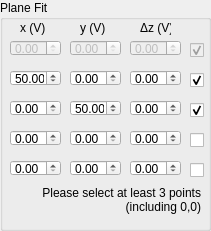
    <widget class="QGroupBox" name="groupBox">
     <property name="geometry">
      <rect>
       <x>980</x>
       <y>10</y>
       <width>211</width>
       <height>231</height>
      </rect>
     </property>
     <property name="title">
      <string>Plane Fit</string>
     </property>
     <widget class="QDoubleSpinBox" name="doubleSpinBox_plane_fit_y">
      <property name="enabled">
       <bool>false</bool>
      </property>
      <property name="geometry">
       <rect>
        <x>70</x>
        <y>40</y>
        <width>51</width>
        <height>16</height>
       </rect>
      </property>
      <property name="keyboardTracking">
       <bool>false</bool>
      </property>
      <property name="minimum">
       <double>0.000000000000000</double>
      </property>
      <property name="maximum">
       <double>99.989999999999995</double>
      </property>
     </widget>
     <widget class="QDoubleSpinBox" name="doubleSpinBox_plane_fit_delta_z">
      <property name="enabled">
       <bool>false</bool>
      </property>
      <property name="geometry">
       <rect>
        <x>130</x>
        <y>40</y>
        <width>51</width>
        <height>16</height>
       </rect>
      </property>
      <property name="keyboardTracking">
       <bool>false</bool>
      </property>
      <property name="minimum">
       <double>-10.000000000000000</double>
      </property>
      <property name="maximum">
       <double>10.000000000000000</double>
      </property>
     </widget>
     <widget class="QDoubleSpinBox" name="doubleSpinBox_plane_fit_x">
      <property name="enabled">
       <bool>false</bool>
      </property>
      <property name="geometry">
       <rect>
        <x>10</x>
        <y>40</y>
        <width>51</width>
        <height>16</height>
       </rect>
      </property>
      <property name="keyboardTracking">
       <bool>false</bool>
      </property>
      <property name="minimum">
       <double>0.000000000000000</double>
      </property>
      <property name="maximum">
       <double>99.989999999999995</double>
      </property>
     </widget>
     <widget class="QLabel" name="label_plane_fit_x">
      <property name="geometry">
       <rect>
        <x>20</x>
        <y>20</y>
        <width>31</width>
        <height>16</height>
       </rect>
      </property>
      <property name="text">
       <string>x (V)</string>
      </property>
     </widget>
     <widget class="QLabel" name="label_plane_fit_y">
      <property name="geometry">
       <rect>
        <x>80</x>
        <y>20</y>
        <width>31</width>
        <height>16</height>
       </rect>
      </property>
      <property name="text">
       <string>y (V)</string>
      </property>
     </widget>
     <widget class="QLabel" name="label_plane_fit_z_delta">
      <property name="geometry">
       <rect>
        <x>140</x>
        <y>20</y>
        <width>31</width>
        <height>16</height>
       </rect>
      </property>
      <property name="text">
       <string>Δz (V)</string>
      </property>
     </widget>
     <widget class="QDoubleSpinBox" name="doubleSpinBox_plane_fit_delta_z_2">
      <property name="geometry">
       <rect>
        <x>130</x>
        <y>70</y>
        <width>51</width>
        <height>16</height>
       </rect>
      </property>
      <property name="keyboardTracking">
       <bool>false</bool>
      </property>
      <property name="minimum">
       <double>-10.000000000000000</double>
      </property>
      <property name="maximum">
       <double>10.000000000000000</double>
      </property>
     </widget>
     <widget class="QDoubleSpinBox" name="doubleSpinBox_plane_fit_x_2">
      <property name="geometry">
       <rect>
        <x>10</x>
        <y>70</y>
        <width>51</width>
        <height>16</height>
       </rect>
      </property>
      <property name="keyboardTracking">
       <bool>false</bool>
      </property>
      <property name="minimum">
       <double>0.000000000000000</double>
      </property>
      <property name="maximum">
       <double>99.989999999999995</double>
      </property>
      <property name="value">
       <double>50.000000000000000</double>
      </property>
     </widget>
     <widget class="QDoubleSpinBox" name="doubleSpinBox_plane_fit_y_2">
      <property name="geometry">
       <rect>
        <x>70</x>
        <y>70</y>
        <width>51</width>
        <height>16</height>
       </rect>
      </property>
      <property name="keyboardTracking">
       <bool>false</bool>
      </property>
      <property name="minimum">
       <double>0.000000000000000</double>
      </property>
      <property name="maximum">
       <double>99.989999999999995</double>
      </property>
     </widget>
     <widget class="QDoubleSpinBox" name="doubleSpinBox_plane_fit_delta_z_3">
      <property name="geometry">
       <rect>
        <x>130</x>
        <y>100</y>
        <width>51</width>
        <height>16</height>
       </rect>
      </property>
      <property name="keyboardTracking">
       <bool>false</bool>
      </property>
      <property name="minimum">
       <double>-10.000000000000000</double>
      </property>
      <property name="maximum">
       <double>10.000000000000000</double>
      </property>
     </widget>
     <widget class="QDoubleSpinBox" name="doubleSpinBox_plane_fit_x_3">
      <property name="geometry">
       <rect>
        <x>10</x>
        <y>100</y>
        <width>51</width>
        <height>16</height>
       </rect>
      </property>
      <property name="keyboardTracking">
       <bool>false</bool>
      </property>
      <property name="minimum">
       <double>0.000000000000000</double>
      </property>
      <property name="maximum">
       <double>99.989999999999995</double>
      </property>
     </widget>
     <widget class="QDoubleSpinBox" name="doubleSpinBox_plane_fit_y_3">
      <property name="geometry">
       <rect>
        <x>70</x>
        <y>100</y>
        <width>51</width>
        <height>16</height>
       </rect>
      </property>
      <property name="keyboardTracking">
       <bool>false</bool>
      </property>
      <property name="minimum">
       <double>0.000000000000000</double>
      </property>
      <property name="maximum">
       <double>99.989999999999995</double>
      </property>
      <property name="value">
       <double>50.000000000000000</double>
      </property>
     </widget>
     <widget class="QDoubleSpinBox" name="doubleSpinBox_plane_fit_delta_z_4">
      <property name="geometry">
       <rect>
        <x>130</x>
        <y>130</y>
        <width>51</width>
        <height>16</height>
       </rect>
      </property>
      <property name="keyboardTracking">
       <bool>false</bool>
      </property>
      <property name="minimum">
       <double>-10.000000000000000</double>
      </property>
      <property name="maximum">
       <double>10.000000000000000</double>
      </property>
     </widget>
     <widget class="QDoubleSpinBox" name="doubleSpinBox_plane_fit_x_4">
      <property name="geometry">
       <rect>
        <x>10</x>
        <y>130</y>
        <width>51</width>
        <height>16</height>
       </rect>
      </property>
      <property name="keyboardTracking">
       <bool>false</bool>
      </property>
      <property name="minimum">
       <double>0.000000000000000</double>
      </property>
      <property name="maximum">
       <double>99.989999999999995</double>
      </property>
     </widget>
     <widget class="QDoubleSpinBox" name="doubleSpinBox_plane_fit_y_4">
      <property name="geometry">
       <rect>
        <x>70</x>
        <y>130</y>
        <width>51</width>
        <height>16</height>
       </rect>
      </property>
      <property name="keyboardTracking">
       <bool>false</bool>
      </property>
      <property name="minimum">
       <double>0.000000000000000</double>
      </property>
      <property name="maximum">
       <double>99.989999999999995</double>
      </property>
     </widget>
     <widget class="QDoubleSpinBox" name="doubleSpinBox_plane_fit_delta_z_5">
      <property name="geometry">
       <rect>
        <x>130</x>
        <y>160</y>
        <width>51</width>
        <height>16</height>
       </rect>
      </property>
      <property name="keyboardTracking">
       <bool>false</bool>
      </property>
      <property name="minimum">
       <double>-10.000000000000000</double>
      </property>
      <property name="maximum">
       <double>10.000000000000000</double>
      </property>
     </widget>
     <widget class="QDoubleSpinBox" name="doubleSpinBox_plane_fit_x_5">
      <property name="geometry">
       <rect>
        <x>10</x>
        <y>160</y>
        <width>51</width>
        <height>16</height>
       </rect>
      </property>
      <property name="keyboardTracking">
       <bool>false</bool>
      </property>
      <property name="minimum">
       <double>0.000000000000000</double>
      </property>
      <property name="maximum">
       <double>99.989999999999995</double>
      </property>
     </widget>
     <widget class="QDoubleSpinBox" name="doubleSpinBox_plane_fit_y_5">
      <property name="geometry">
       <rect>
        <x>70</x>
        <y>160</y>
        <width>51</width>
        <height>16</height>
       </rect>
      </property>
      <property name="keyboardTracking">
       <bool>false</bool>
      </property>
      <property name="minimum">
       <double>0.000000000000000</double>
      </property>
      <property name="maximum">
       <double>99.989999999999995</double>
      </property>
     </widget>
     <widget class="QCheckBox" name="checkBox_plane_fit">
      <property name="enabled">
       <bool>false</bool>
      </property>
      <property name="geometry">
       <rect>
        <x>190</x>
        <y>40</y>
        <width>16</width>
        <height>20</height>
       </rect>
      </property>
      <property name="text">
       <string/>
      </property>
      <property name="checked">
       <bool>true</bool>
      </property>
     </widget>
     <widget class="QCheckBox" name="checkBox_plane_fit_2">
      <property name="geometry">
       <rect>
        <x>190</x>
        <y>70</y>
        <width>16</width>
        <height>20</height>
       </rect>
      </property>
      <property name="text">
       <string/>
      </property>
      <property name="checked">
       <bool>true</bool>
      </property>
     </widget>
     <widget class="QCheckBox" name="checkBox_plane_fit_3">
      <property name="geometry">
       <rect>
        <x>190</x>
        <y>100</y>
        <width>16</width>
        <height>20</height>
       </rect>
      </property>
      <property name="text">
       <string/>
      </property>
      <property name="checked">
       <bool>true</bool>
      </property>
     </widget>
     <widget class="QCheckBox" name="checkBox_plane_fit_4">
      <property name="geometry">
       <rect>
        <x>190</x>
        <y>130</y>
        <width>16</width>
        <height>20</height>
       </rect>
      </property>
      <property name="text">
       <string/>
      </property>
     </widget>
     <widget class="QCheckBox" name="checkBox_plane_fit_5">
      <property name="geometry">
       <rect>
        <x>190</x>
        <y>160</y>
        <width>16</width>
        <height>20</height>
       </rect>
      </property>
      <property name="text">
       <string/>
      </property>
     </widget>
     <widget class="QLabel" name="label_plane_fit">
      <property name="geometry">
       <rect>
        <x>10</x>
        <y>180</y>
        <width>191</width>
        <height>41</height>
       </rect>
      </property>
      <property name="text">
       <string>&lt;html&gt;&lt;head/&gt;&lt;body&gt;&lt;p align=&quot;right&quot;&gt;Please select at least 3 points&lt;br/&gt;(including 0,0)&lt;/p&gt;&lt;/body&gt;&lt;/html&gt;</string>
      </property>
     </widget>
    </widget>
